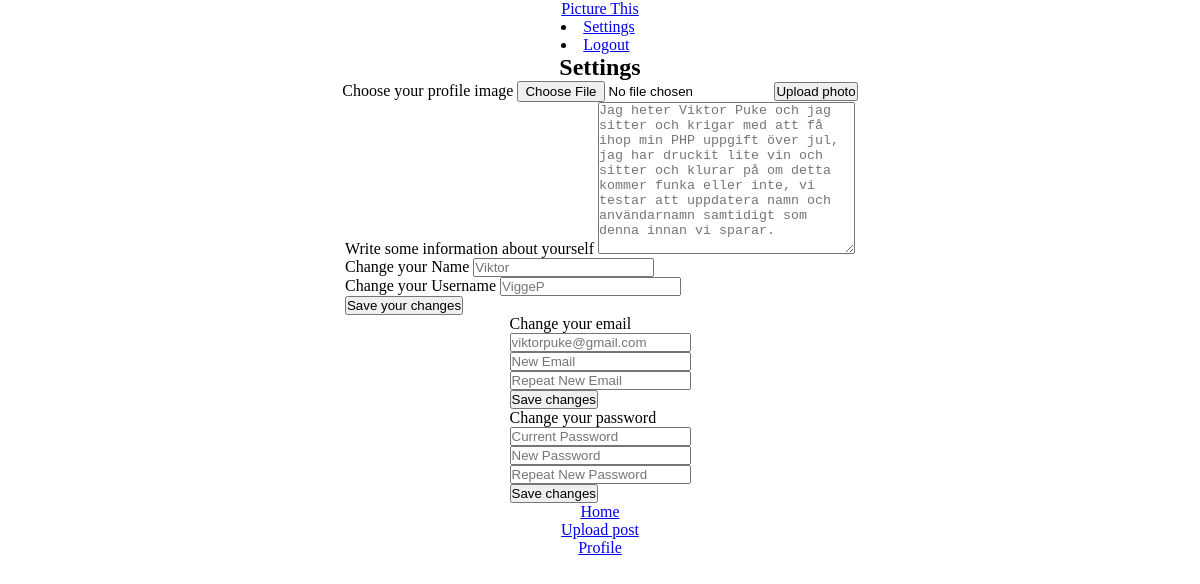
The page /settings.php (signed in) on the database its author committed.
### tables this page shows
CREATE TABLE users (
id INTEGER PRIMARY KEY,
fullname VARCHAR,
username VARCHAR,
email VARCHAR,
password VARCHAR,
profileimage VARCHAR,
biography VARCHAR);

### app/functions.php (called while the page is built, shortened)
<?php
function getUserById(string $id, PDO $pdo): array
{
    $statement = $pdo->prepare('SELECT * FROM users WHERE id = :id');
    $statement->bindParam(':id', $id, PDO::PARAM_STR);
    $statement->execute();
    $user = $statement->fetch(PDO::FETCH_ASSOC);
    if ($user) {
        return $user;
    }
    return $user = [];
}

### settings.php (the view, shortened to what this page needs)
<?php require __DIR__ . '/views/header.php'; ?>
<?php $user = getUserById($_SESSION['user']['id'], $pdo); ?>
<section class="settings-page">
    <h2>Settings</h2>
    <form class="profile-image" action="app/users/profileimage.php" method="post" enctype="multipart/form-data">
        <div class="form-information">
            <label for="profile-image">Choose your profile image</label>
            <input class="input-field-information" type="file" accept="image/jpeg, image/png" name="profileimage" required>
            <button class="button-primary" type="submit" name="button">Upload photo</button>
        </div>
    </form>
    <form class="user-settings" action="app/users/biography.php" method="post" enctype="multipart/form-data">
        <div class="form-information">
            <label for="biography">Write some information about yourself</label>
            <textarea class="biography-field" name="biography" placeholder="<?= $user['biography'] ?>" cols="30" rows="10"></textarea>
            <br>
            <label for="name">Change your Name</label>
            <input class="input-field-information" type="text" name="edit-name" placeholder="<?= $user['fullname'] ?>">
            <br>
            <label for="username">Change your Username</label>
            <input class="input-field-information" type="text" name="edit-username" placeholder="<?= $user['username'] ?>">
            <br>
            <button class="submit-button" type="submit" name="button">Save your changes</button>
        </div>
    </form>
    <form action="app/users/update-email-settings.php" class="user-settings" method="post" enctype="multipart/form-data">
        <div class="form-information-email">
            <label for="email">Change your email</label>
            <br>
            <input class="input-field-information" type="email" name="current-email" placeholder="<?= $user['email'] ?>">
            <br>
            <input class="input-field-information" type="email" name="new-email" placeholder="New Email">
            <br>
            <input class="input-field-information" type="email" name="repeat-email" placeholder="Repeat New Email">
            <br>
            <button class="submit-button" type="submit">Save changes</button>
        </div>
    </form>
    <form action="app/users/update-password-settings.php" class="user-settings" method="post" enctype="multipart/form-data">
        <div class="form-information-password">
            <label for="password">Change your password</label>
            <br>
            <input class="input-field-information" type="password" name="current-password" placeholder="Current Password">
            <br>
            <input class="input-field-information" type="password" name="new-password" placeholder="New Password">
            <br>
            <input class="input-field-information" type="password" name="repeat-password" placeholder="Repeat New Password">
            <br>
            <button class="submit-button" type="submit">Save changes</button>
        </div>
    </form>
</section>
<?php require __DIR__ . '/views/footer.php'; ?>

### assets/styles/main.css (style rules this page uses)
* { margin: 0; padding: 0; box-sizing: border-box; }
body { width: 100vw; display: flex; flex-direction: column; align-items: center; justify-content: center; }
section { width: 50vw; height: 100%; display: flex; flex-direction: column; align-items: center; justify-content: center; }

### rows shown on the page
users: biography "Jag heter Viktor Puke och jag sitter och krigar med att få ihop min PHP uppgift över jul, jag har druckit lite vin och sitter och klurar på om detta kommer funka eller inte, vi testar att uppdatera namn och användarnamn samtidigt som denna innan vi sparar.", edit-name "Viktor", edit-username "ViggeP", current-email "viktorpuke@gmail.com"

### other values the page prints
$config['title'] "Picture This"
